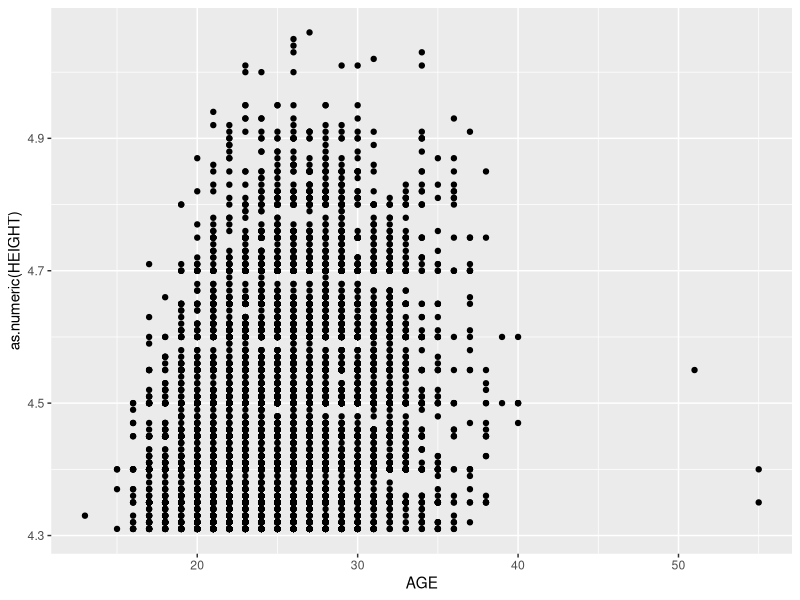
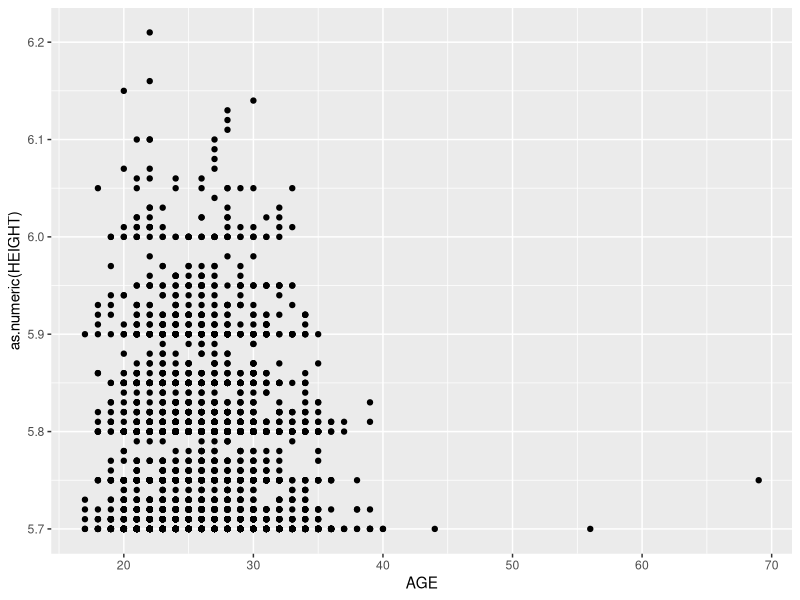
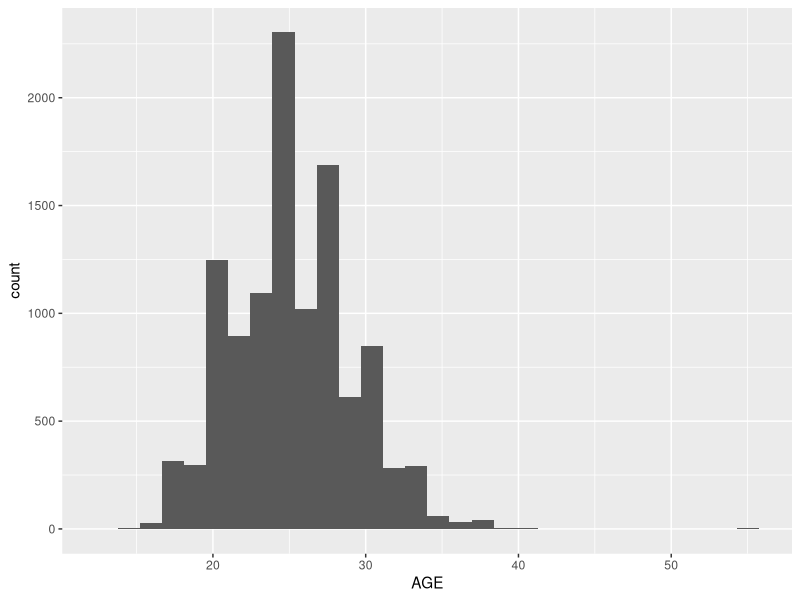
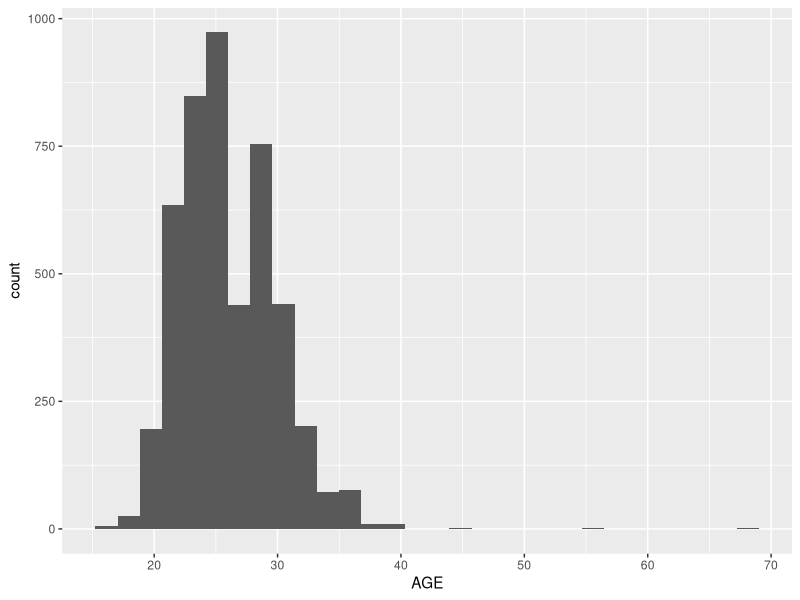

R code for these plots, in order:
## ---- chunk 1
knitr::opts_chunk$set(echo = TRUE)
## ---- chunk 2
library(tidyverse)
library(readr)
library(dplyr)
womensPoleVault <- read.table("womenspolevault.txt", sep = '%', quote = "\"")
mensPoleVault <- read.table("menspolevault.txt", sep = '%', quote = "\"")
## ---- chunk 3
newWomens <- tidyr::separate(womensPoleVault, V1, c('EMPTY', 'RANK', 'HEIGHT', 
  'NAME', 'COUNTRY', 'BIRTHDATE', 'NUM', 'LOCATION', 'DATE'), sep = "\\s{2,}", ) %>%
  select(-EMPTY)
head(newWomens)

newMens <- tidyr::separate(mensPoleVault, V1, c('EMPTY', 'RANK', 'HEIGHT', 
  'NAME', 'COUNTRY', 'BIRTHDATE', 'NUM', 'LOCATION', 'DATE'), sep = "\\s{2,}", ) %>%
  select(-EMPTY)
head(newMens)
## ---- chunk 4
womensSimplified <- newWomens %>% select(DATE, BIRTHDATE, HEIGHT, NAME, COUNTRY) %>% drop_na(DATE, BIRTHDATE, HEIGHT, NAME, COUNTRY)

mensSimplified <- newMens %>% select(DATE, BIRTHDATE, HEIGHT, NAME, COUNTRY) %>% drop_na(DATE, BIRTHDATE, HEIGHT, NAME, COUNTRY) 
## ---- chunk 5
womenRevised <- womensSimplified %>% mutate(YEAR = substr(DATE, 7, 10)) %>% 
  mutate(BIRTHYEAR = substr(BIRTHDATE, 7, 10))
womenRevised$YEAR <- as.numeric(as.character(womenRevised$YEAR))
womenRevised$BIRTHYEAR <- as.numeric(as.character(womenRevised$BIRTHYEAR))
sapply(womenRevised, class)

menRevised <- mensSimplified %>% mutate(YEAR = substr(DATE, 7, 10)) %>% 
  mutate(BIRTHYEAR = substr(BIRTHDATE, 7, 10))
menRevised$YEAR <- as.numeric(as.character(menRevised$YEAR))
menRevised$BIRTHYEAR <- as.numeric(as.character(menRevised$BIRTHYEAR))
sapply(menRevised, class)
## ---- chunk 6
library(lubridate)
womenBirthdate <- parse_date_time2(womenRevised$BIRTHDATE, 'dmy', cutoff_2000 = 5)
womenDate <- parse_date_time2(womenRevised$DATE, 'dmY', cutoff_2000 = 20)
womenDifference <- difftime(womenDate, womenBirthdate, units = 'weeks')
womenAge <- as.integer(womenDifference/52)
womenPlot <- womenRevised %>% mutate(AGE = womenAge)

menBirthdate <- parse_date_time2(menRevised$BIRTHDATE, 'dmy', cutoff_2000 = 5)
menDate <- parse_date_time2(menRevised$DATE, 'dmY', cutoff_2000 = 20)
menDifference <- difftime(menDate, menBirthdate, units = 'weeks')
menAge <- as.integer(menDifference/52)
menPlot <- menRevised %>% mutate(AGE = menAge)
View(menPlot)

## ---- chunk 7
womenPlot$HEIGHT <- gsub('A','', womenPlot$HEIGHT)

menPlot$HEIGHT <- gsub('A', '', menPlot$HEIGHT)
## ---- chunk 8
library(ggplot2)
womens <- ggplot(womenPlot, aes(x = AGE, y = as.numeric(HEIGHT))) + geom_point()
womens

mens <- ggplot(menPlot, aes(x = AGE, y = as.numeric(HEIGHT))) + geom_point()
mens

womensAge <- ggplot(womenPlot, aes(x = AGE)) + geom_histogram()
womensAge

mensAge <- ggplot(menPlot, aes(x = AGE)) + geom_histogram()
mensAge
## ---- chunk 9
womenResult <- median(as.integer(womenPlot$HEIGHT))
womenResult

menResult <- median(as.integer(menPlot$HEIGHT))
menResult
